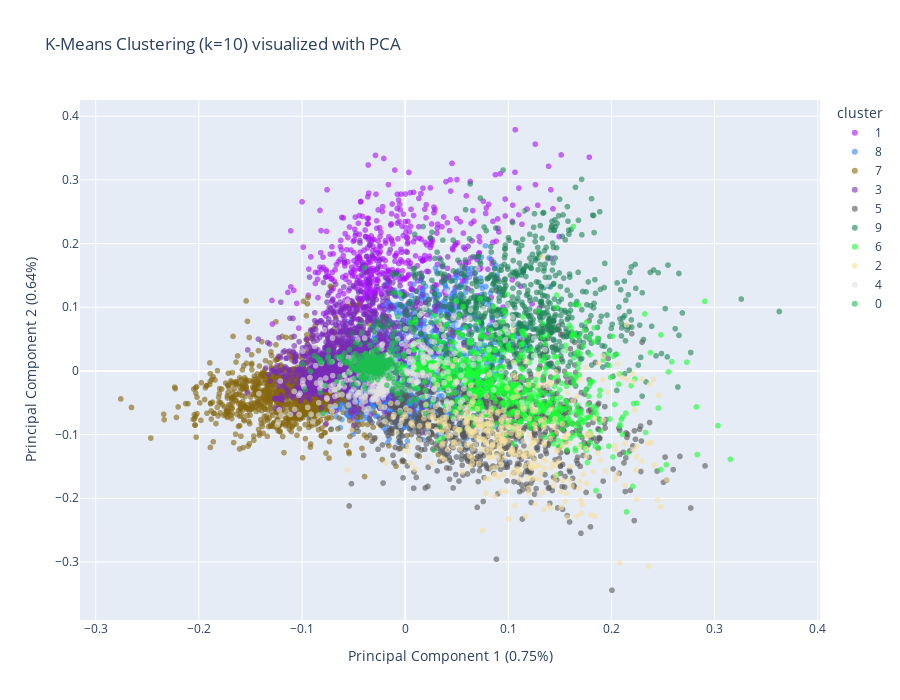

The code cell stored with this chart in its notebook:
### Code cell
import plotly.express as px

metadata_aligned = metadata.reset_index(drop=True)

# 1. Dimensionality Reduction using PCA (Same as before)
# The components array is already 0-indexed.
pca = PCA(n_components=2)
components = pca.fit_transform(tfidf_matrix.toarray())

# Create a DataFrame for plotting
pca_df = pd.DataFrame(data=components, columns=['PC1', 'PC2'])

# 2. Add features from the ALIGNED metadata DataFrame
pca_df['cluster'] = metadata_aligned['cluster'].astype(str)
pca_df['title'] = metadata_aligned['title']        # CORRECTED: Takes title from the ALIGNED metadata
pca_df['genres'] = metadata_aligned['genres']      # CORRECTED: Takes genres from the ALIGNED metadata

# --- 3. Interactive Plotting with Plotly Express (Your original code, now working) ---

fig = px.scatter(
    pca_df,
    x='PC1',
    y='PC2',
    color='cluster',
    hover_data=['title', 'genres'], # These columns now exist in pca_df
    title=f'K-Means Clustering (k={NUM_CLUSTERS}) visualized with PCA',
    color_discrete_sequence=px.colors.qualitative.Alphabet,
    opacity=0.6
)

# Customize axis labels to show explained variance
pc1_variance = pca.explained_variance_ratio_[0] * 100
pc2_variance = pca.explained_variance_ratio_[1] * 100

fig.update_layout(
    xaxis_title=f"Principal Component 1 ({pc1_variance:.2f}%)",
    yaxis_title=f"Principal Component 2 ({pc2_variance:.2f}%)",
    height=700
)

fig.show()

### Figure 1 — Plotly figure (JSON) as saved in the notebook; plotly's stock layout.template omitted (floating-point values rounded to 4 significant figures; data arrays with more than 128 entries replaced by an {"elided": "..."} marker saying what was removed)
{"data": [{"customdata": {"elided": "587x2 str values"}, "hovertemplate": "cluster=1<br>PC1=%{x}<br>PC2=%{y}<br>title=%{customdata[0]}<br>genres=%{customdata[1]}<extra></extra>", "legendgroup": "1", "marker": {"color": "#AA0DFE", "opacity": 0.6, "symbol": "circle"}, "mode": "markers", "name": "1", "showlegend": true, "type": "scattergl", "x": {"elided": "587 float values"}, "xaxis": "x", "y": {"elided": "587 float values"}, "yaxis": "y"}, {"customdata": {"elided": "2044x2 str values"}, "hovertemplate": "cluster=8<br>PC1=%{x}<br>PC2=%{y}<br>title=%{customdata[0]}<br>genres=%{customdata[1]}<extra></extra>", "legendgroup": "8", "marker": {"color": "#3283FE", "opacity": 0.6, "symbol": "circle"}, "mode": "markers", "name": "8", "showlegend": true, "type": "scattergl", "x": {"elided": "2044 float values"}, "xaxis": "x", "y": {"elided": "2044 float values"}, "yaxis": "y"}, {"customdata": {"elided": "1333x2 str values"}, "hovertemplate": "cluster=7<br>PC1=%{x}<br>PC2=%{y}<br>title=%{customdata[0]}<br>genres=%{customdata[1]}<extra></extra>", "legendgroup": "7", "marker": {"color": "#85660D", "opacity": 0.6, "symbol": "circle"}, "mode": "markers", "name": "7", "showlegend": true, "type": "scattergl", "x": {"elided": "1333 float values"}, "xaxis": "x", "y": {"elided": "1333 float values"}, "yaxis": "y"}, {"customdata": {"elided": "1892x2 str values"}, "hovertemplate": "cluster=3<br>PC1=%{x}<br>PC2=%{y}<br>title=%{customdata[0]}<br>genres=%{customdata[1]}<extra></extra>", "legendgroup": "3", "marker": {"color": "#782AB6", "opacity": 0.6, "symbol": "circle"}, "mode": "markers", "name": "3", "showlegend": true, "type": "scattergl", "x": {"elided": "1892 float values"}, "xaxis": "x", "y": {"elided": "1892 float values"}, "yaxis": "y"}, {"customdata": {"elided": "1091x2 str values"}, "hovertemplate": "cluster=5<br>PC1=%{x}<br>PC2=%{y}<br>title=%{customdata[0]}<br>genres=%{customdata[1]}<extra></extra>", "legendgroup": "5", "marker": {"color": "#565656", "opacity": 0.6, "symbol": "circle"}, "mode": "markers", "name": "5", "showlegend": true, "type": "scattergl", "x": {"elided": "1091 float values"}, "xaxis": "x", "y": {"elided": "1091 float values"}, "yaxis": "y"}, {"customdata": {"elided": "816x2 str values"}, "hovertemplate": "cluster=9<br>PC1=%{x}<br>PC2=%{y}<br>title=%{customdata[0]}<br>genres=%{customdata[1]}<extra></extra>", "legendgroup": "9", "marker": {"color": "#1C8356", "opacity": 0.6, "symbol": "circle"}, "mode": "markers", "name": "9", "showlegend": true, "type": "scattergl", "x": {"elided": "816 float values"}, "xaxis": "x", "y": {"elided": "816 float values"}, "yaxis": "y"}, {"customdata": {"elided": "764x2 str values"}, "hovertemplate": "cluster=6<br>PC1=%{x}<br>PC2=%{y}<br>title=%{customdata[0]}<br>genres=%{customdata[1]}<extra></extra>", "legendgroup": "6", "marker": {"color": "#16FF32", "opacity": 0.6, "symbol": "circle"}, "mode": "markers", "name": "6", "showlegend": true, "type": "scattergl", "x": {"elided": "764 float values"}, "xaxis": "x", "y": {"elided": "764 float values"}, "yaxis": "y"}, {"customdata": {"elided": "420x2 str values"}, "hovertemplate": "cluster=2<br>PC1=%{x}<br>PC2=%{y}<br>title=%{customdata[0]}<br>genres=%{customdata[1]}<extra></extra>", "legendgroup": "2", "marker": {"color": "#F7E1A0", "opacity": 0.6, "symbol": "circle"}, "mode": "markers", "name": "2", "showlegend": true, "type": "scattergl", "x": {"elided": "420 float values"}, "xaxis": "x", "y": {"elided": "420 float values"}, "yaxis": "y"}, {"customdata": {"elided": "384x2 str values"}, "hovertemplate": "cluster=4<br>PC1=%{x}<br>PC2=%{y}<br>title=%{customdata[0]}<br>genres=%{customdata[1]}<extra></extra>", "legendgroup": "4", "marker": {"color": "#E2E2E2", "opacity": 0.6, "symbol": "circle"}, "mode": "markers", "name": "4", "showlegend": true, "type": "scattergl", "x": {"elided": "384 float values"}, "xaxis": "x", "y": {"elided": "384 float values"}, "yaxis": "y"}, {"customdata": {"elided": "411x2 str values"}, "hovertemplate": "cluster=0<br>PC1=%{x}<br>PC2=%{y}<br>title=%{customdata[0]}<br>genres=%{customdata[1]}<extra></extra>", "legendgroup": "0", "marker": {"color": "#1CBE4F", "opacity": 0.6, "symbol": "circle"}, "mode": "markers", "name": "0", "showlegend": true, "type": "scattergl", "x": {"elided": "411 float values"}, "xaxis": "x", "y": {"elided": "411 float values"}, "yaxis": "y"}], "layout": {"height": 700, "legend": {"title": {"text": "cluster"}, "tracegroupgap": 0}, "title": {"text": "K-Means Clustering (k=10) visualized with PCA"}, "xaxis": {"anchor": "y", "domain": [0, 1], "title": {"text": "Principal Component 1 (0.75%)"}}, "yaxis": {"anchor": "x", "domain": [0, 1], "title": {"text": "Principal Component 2 (0.64%)"}}}}
